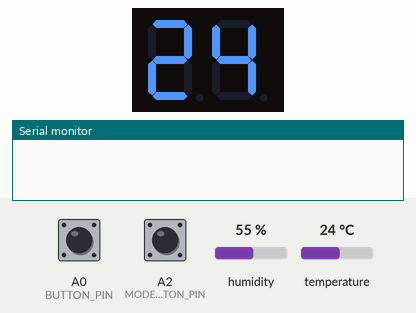
The program below on a simulated Arduino Nano, built with avr-gcc and run on an emulated ATmega328P. On the bench: 2-digit seven-segment display, the last lines printed to the serial monitor. The inputs (shaded band) are chosen by the test bench; at power-on: A2 (MODE_BUTTON_PIN) LOW, A0 (BUTTON_PIN) LOW, humidity 55 %, temperature 24 °C.

Above: at 1.2 s.
1.3 s: A2 (MODE_BUTTON_PIN) pulled HIGH for 0.15 s
At 2.5 s:
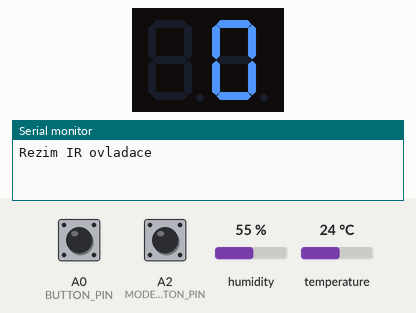
4.4 s: A2 (MODE_BUTTON_PIN) pulled HIGH for 1 s
At 6.3 s:
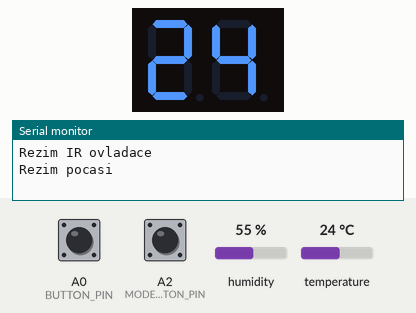
6.9 s: A0 (BUTTON_PIN) pulled HIGH for 0.15 s
At 7.9 s:
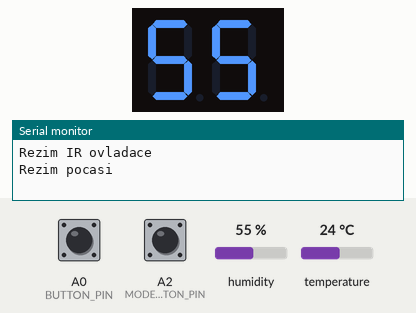
Timing chart, 0 to 9.5 s (numbered marks = the images above; inputs shaded):
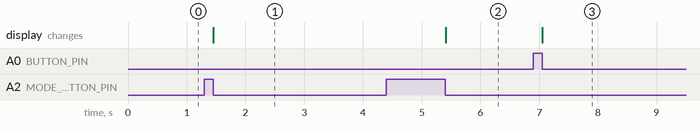

The program:

main.cpp
```cpp
#include <Arduino.h>
#include <SevSeg.h>
#include <DHT.h>
#include <IRRemote.hpp>
#include <Bounce2.h>

#define IR_RECEIVE_PIN A1
#define BUTTON_PIN A0
#define MODE_BUTTON_PIN A2
#define IR_CONFIRM_CODE 2306720922
#define WEATHER 960954112
#define NUMBERS 1340550846

SevSeg sevseg;
DHT dht;
Bounce2::Button button = Bounce2::Button();
Bounce2::Button modeButton = Bounce2::Button();

bool weatherState = true; // true = počasí, false = IR ovladač
bool showTemperature = true;

unsigned long codes[] = {
    3373727488, 3272408832, 937712566,
    1543561370, 3339255552, 1320098106,
    1222479582, 1027800832, 3806107130,
    1258404506};

int codesCount = sizeof(codes) / sizeof(codes[0]);

byte enteredNumber = 0;
byte digitCount = 0;
byte confirmedNumber = 0;

byte findNumber(unsigned long code)
{
  for (byte i = 0; i < codesCount; i++)
  {
    if (code == codes[i])
    {
      return i;
    }
  }

  return 255;
}

void showWeather()
{
  float value;

  if (showTemperature)
  {
    value = dht.getTemperature();
  }
  else
  {
    value = dht.getHumidity();
  }

  if (isnan(value))
  {
    sevseg.setChars("--");
    return;
  }

  sevseg.setNumber((int)(value + 0.5f));
}

void setup()
{
  IrReceiver.begin(IR_RECEIVE_PIN, ENABLE_LED_FEEDBACK);
  Serial.begin(9600);

  // Tlačítko A0: teplota / vlhkost
  button.attach(BUTTON_PIN, INPUT);
  button.interval(5);
  button.setPressedState(LOW);

  // Tlačítko A2: režim počasí / ovladač
  modeButton.attach(MODE_BUTTON_PIN, INPUT);
  modeButton.interval(5);
  modeButton.setPressedState(LOW);

  byte numDigits = 2;
  byte digitPins[] = {2, 3};
  byte segmentPins[] = {4, 5, 6, 7, 8, 9, 10, 11};

  bool resistorsOnSegments = false;
  byte hardwareConfig = COMMON_ANODE;
  bool updateWithDelays = false;
  bool leadingZeros = false;
  bool disableDecPoint = false;

  sevseg.begin(
      hardwareConfig,
      numDigits,
      digitPins,
      segmentPins,
      resistorsOnSegments,
      updateWithDelays,
      leadingZeros,
      disableDecPoint);

  sevseg.setBrightness(90);
  dht.setup(12);

  showWeather();
}

void loop()
{
  button.update();
  modeButton.update();

  // A2: přepnutí režimu
  if (modeButton.pressed())
  {
    weatherState = !weatherState;

    if (weatherState)
    {
      showWeather();
      Serial.println("Rezim pocasi");
    }
    else
    {
      enteredNumber = 0;
      digitCount = 0;
      sevseg.setNumber(0);
      Serial.println("Rezim IR ovladace");
    }
  }

  // A0: přepnutí teploty / vlhkosti
  if (button.pressed() && weatherState)
  {
    showTemperature = !showTemperature;
    showWeather();
  }

  // IR ovladač
  if (IrReceiver.decode())
  {
    unsigned long kod = IrReceiver.decodedIRData.decodedRawData;

    Serial.println(kod);

    // WEATHER: přepnout přímo do režimu počasí
    if (kod == WEATHER)
    {
      weatherState = true;
      showWeather();
      Serial.println("Rezim pocasi");
    }

    // NUMBERS: přepnout přímo do režimu zadávání čísel
    else if (kod == NUMBERS)
    {
      weatherState = false;
      enteredNumber = 0;
      digitCount = 0;
      sevseg.setNumber(0);
      Serial.println("Rezim IR ovladace");
    }

    // Ostatní IR tlačítka fungují jen v režimu čísel
    else if (!weatherState)
    {
      // Potvrzení čísla
      if (kod == IR_CONFIRM_CODE)
      {
        if (digitCount > 0 &&
            enteredNumber >= 1 &&
            enteredNumber <= 99)
        {
          confirmedNumber = enteredNumber;
          sevseg.setNumber(confirmedNumber);

          Serial.print("Potvrzene cislo: ");
          Serial.println(confirmedNumber);
        }
      }
      else
      {
        byte digit = findNumber(kod);

        if (digit <= 9)
        {
          if (digitCount == 0)
          {
            enteredNumber = digit;
            digitCount = 1;
          }
          else if (digitCount == 1)
          {
            enteredNumber = enteredNumber * 10 + digit;
            digitCount = 2;
          }
          else
          {
            enteredNumber = digit;
            digitCount = 1;
          }

          sevseg.setNumber(enteredNumber);

          Serial.print("Zadane cislo: ");
          Serial.println(enteredNumber);
        }
      }
    }

    IrReceiver.resume();
  }

  sevseg.refreshDisplay();
}
```

Measured:
- after the input at 1.3 s, the display: changes after 0.15 s (image 1)
- after the input at 4.4 s, the display: changes after 1.0 s (image 2)
- after the input at 6.9 s, the display: changes after 0.16 s (image 3)
